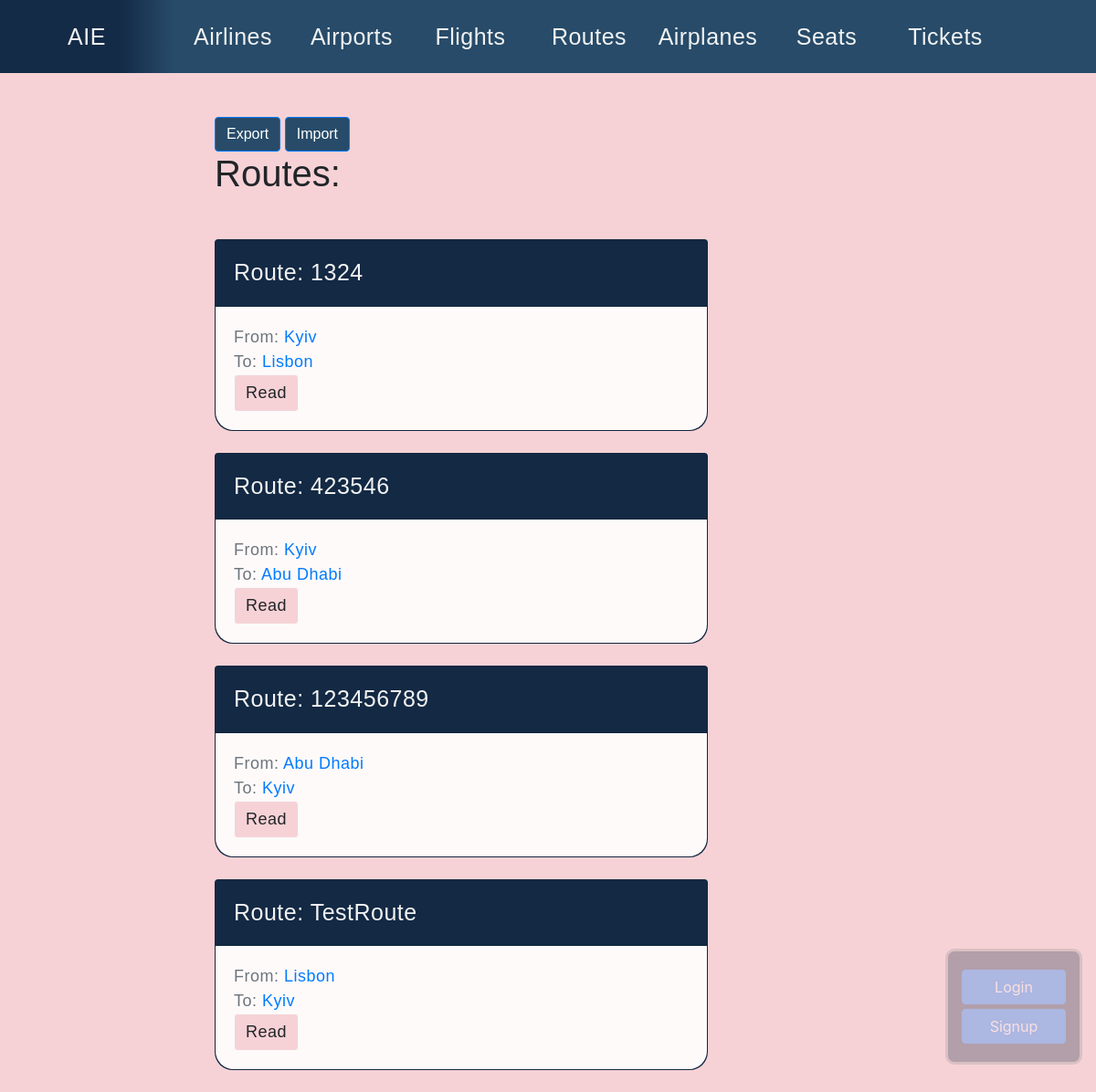
/airtickets/routes/, run on an earlier commit of the app's database.
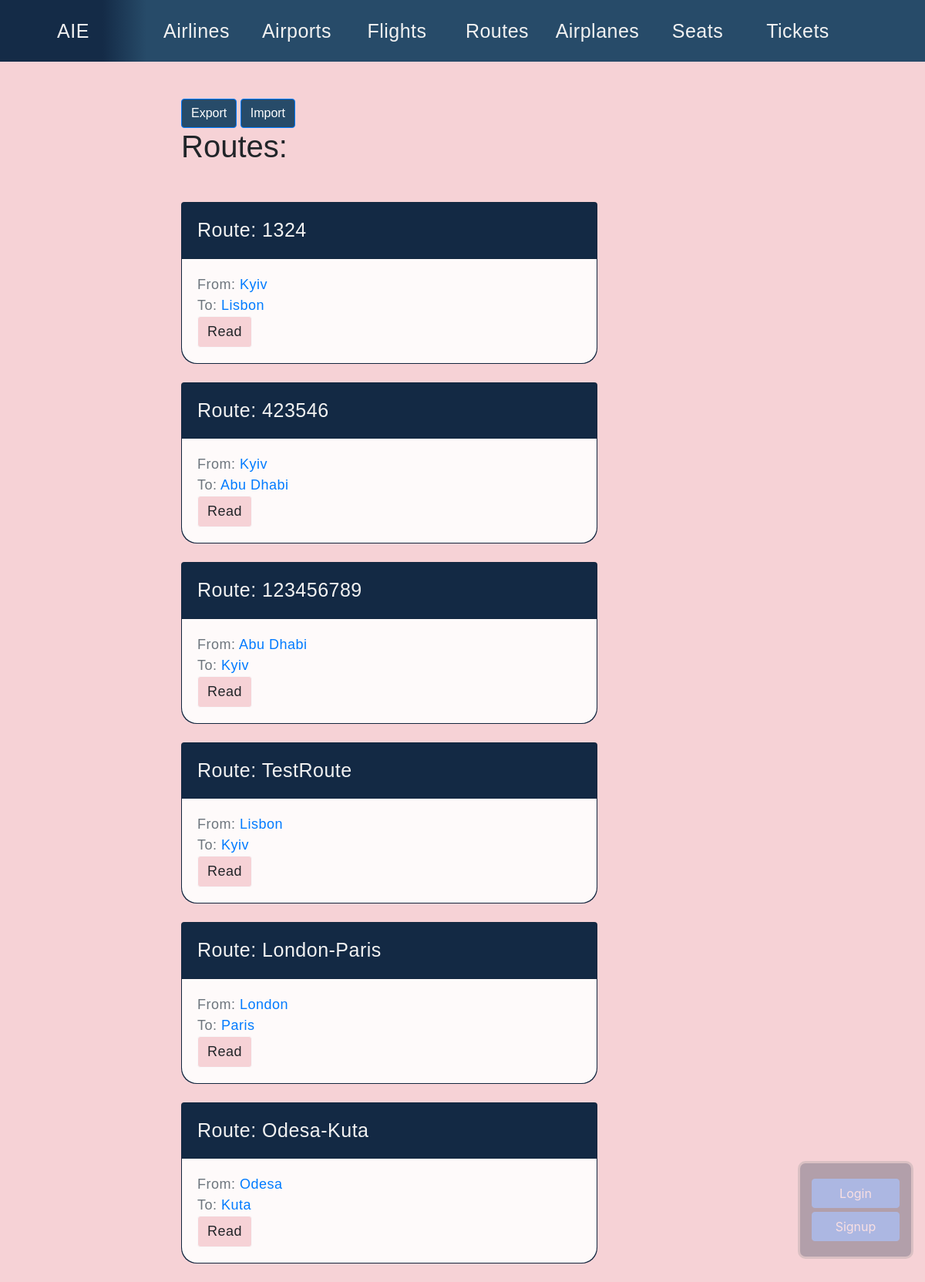
And on a later commit of the database.
### airtickets/models.py (models this page shows, shortened)
class Route(models.Model):
    name = models.CharField(max_length=100, db_index=True, unique=True)
    airportFrom = models.ForeignKey(Airport, on_delete=models.CASCADE, related_name='routesFrom')
    airportTo = models.ForeignKey(Airport, on_delete=models.CASCADE, related_name='routesTo')
    slug = models.SlugField(max_length=100, unique=True, blank=True)
    def get_absolute_url(self):
        return reverse('route_detail_url', kwargs={'slug': self.slug})

class Airport(models.Model):
    name = models.CharField(max_length=100, db_index=True, unique=True)
    city = models.ForeignKey(City, on_delete=models.CASCADE, related_name='airports')
    address = models.CharField(max_length=100, unique=True)
    phone = models.CharField(max_length=15, unique=True)
    slug = models.SlugField(max_length=50, unique=True, blank=True)

class City(models.Model):
    name = models.CharField(max_length=50, db_index=True, unique=True)
    slug = models.CharField(max_length=50, unique=True, blank=True)
    country = models.ForeignKey(Country, on_delete=models.CASCADE, related_name='cities')
    def get_absolute_url(self):
        return reverse('city_detail_url', kwargs={'slug': self.slug})

### airtickets/views.py (the view)
# urls.py: path('routes/', routes_list, name='routes_list_url'),
def routes_list(request):
    routes = Route.objects.all()
    return render(request, 'airtickets/routes_list.html', context={'routes': routes})

### airtickets/templates/airtickets/routes_list.html (shortened to what this page needs)
{% extends 'airtickets/base_airtickets.html' %}
{% block content %}
	<a href="{% url 'export_routes_url' %}" class="btn btn-primary" style="background: #274b69"> Export </a>
    <a href="{% url 'import_routes_url' %}" class="btn btn-primary" style="background: #274b69"> Import </a>
    <h1 class="mb-5">Routes:</h1>
    {% for route in routes %}
        {% include 'airtickets/includes/route_card_template.html' %}
    {% endfor %}
{% endblock %}

### airtickets/templates/airtickets/includes/route_card_template.html
<div class="card mb-4"
     style="background: #142b47;
            font-size: 18px;
            color: #f2f2f2;
            font-family: sans-serif;
            letter-spacing:0.5px;
            border-bottom-left-radius: 20px;
            border-bottom-right-radius: 20px;">
    <div class="card-header">
        <p style="font-size: 25px;"> Route: {{ route.name }} </p>
    </div>
    <div class="card-body"
         style="background: #fefafa;
                border-bottom-left-radius: 20px;
                border-bottom-right-radius: 20px;">
        <div class="text-muted">
            From: <a href="{{ route.airportFrom.city.get_absolute_url }}">{{ route.airportFrom.city.name }}</a>
        </div>
        <div class="text-muted">
            To: <a href="{{ route.airportFrom.city.get_absolute_url }}"> {{ route.airportTo.city.name }} </a>
        </div>
        <a href="{{ route.get_absolute_url }}"
           class="btn btn-light"
           style="font-size: 18px;
                  background: #f6d2d6;
                  font-family: sans-serif;
                  letter-spacing:0.5px;">Read</a>
    </div>
</div>

What changed in the data, as far as the page shows it:
added Route: name "London-Paris", airportFrom.city.name "London", airportTo.city.name "Paris"
added Route: name "Odesa-Kuta", airportFrom.city.name "Odesa", airportTo.city.name "Kuta"
